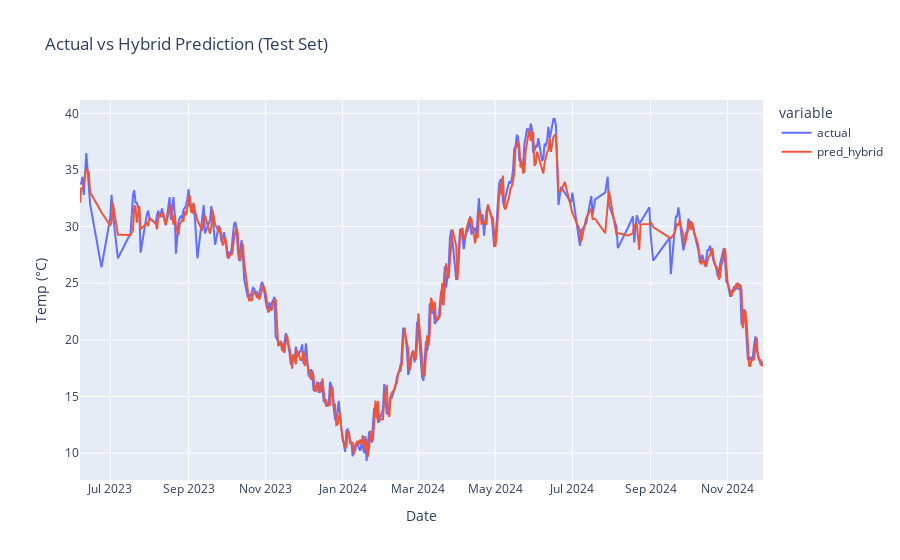

Notebook code cell kept with this figure:
### Code cell
# ======================
# 7) Interactive Visualization with Plotly
# ======================

# Use full test predictions (from Step 5)
pred_df = test.copy()
pred_df['actual'] = y_test.values
pred_df['pred_hybrid'] = pred_hybrid  # <-- full 534 predictions

fig = px.line(
    pred_df,
    x="DATE",
    y=["actual", "pred_hybrid"],
    labels={"value": "Temp (°C)", "DATE": "Date"},
    title="Actual vs Hybrid Prediction (Test Set)"
)
fig.show()

### Figure 1 — Plotly figure (JSON) as saved in the notebook; plotly's stock layout.template omitted (floating-point values rounded to 4 significant figures; data arrays with more than 128 entries replaced by an {"elided": "..."} marker saying what was removed)
{"data": [{"hovertemplate": "variable=actual<br>Date=%{x}<br>Temp (°C)=%{y}<extra></extra>", "legendgroup": "actual", "line": {"color": "#636efa", "dash": "solid"}, "marker": {"symbol": "circle"}, "mode": "lines", "name": "actual", "orientation": "v", "showlegend": true, "type": "scatter", "x": {"elided": "398 str values"}, "xaxis": "x", "y": {"elided": "398 float values"}, "yaxis": "y"}, {"hovertemplate": "variable=pred_hybrid<br>Date=%{x}<br>Temp (°C)=%{y}<extra></extra>", "legendgroup": "pred_hybrid", "line": {"color": "#EF553B", "dash": "solid"}, "marker": {"symbol": "circle"}, "mode": "lines", "name": "pred_hybrid", "orientation": "v", "showlegend": true, "type": "scatter", "x": {"elided": "398 str values"}, "xaxis": "x", "y": {"elided": "398 float values"}, "yaxis": "y"}], "layout": {"legend": {"title": {"text": "variable"}, "tracegroupgap": 0}, "title": {"text": "Actual vs Hybrid Prediction (Test Set)"}, "xaxis": {"anchor": "y", "domain": [0, 1], "title": {"text": "Date"}}, "yaxis": {"anchor": "x", "domain": [0, 1], "title": {"text": "Temp (°C)"}}}}
